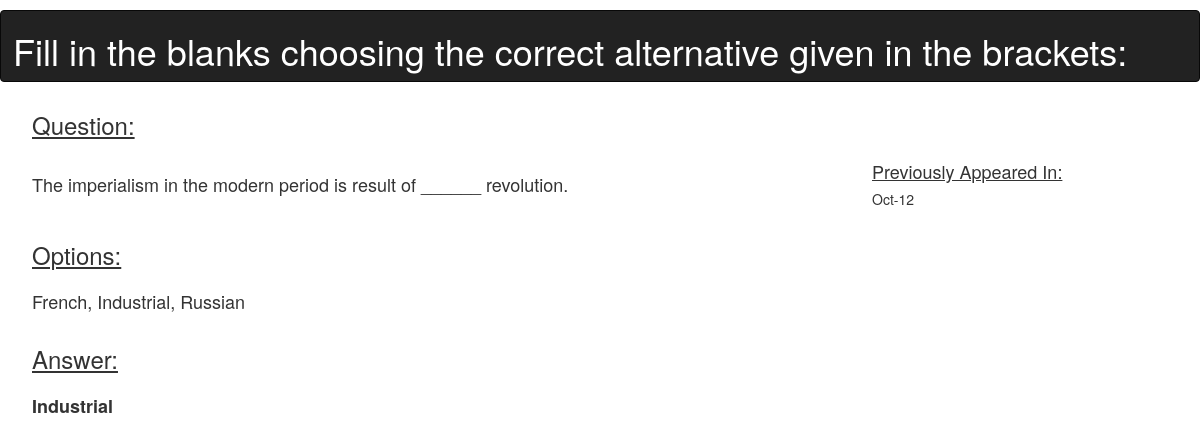
Screenshot of /moderator/f1/ with the database file from the repository.
### moderator/models.py (models this page shows, shortened)
class Question(models.Model):
    q = models.CharField(max_length=25)
    question = models.CharField(max_length=1000)
    prev_ppr = models.CharField(max_length=25, blank=True, null=True)
    options = models.CharField(max_length=500, blank=True, null=True)
    answer = models.CharField(max_length=5000)
    c_ky = models.CharField(max_length=500, blank=True, null=True)
    v_ky = models.CharField(max_length=500, blank=True, null=True)

### moderator/views.py (the view)
# urls.py: url(r'^f(?P<pk>[0-9]+)/$', views.FillInTheBlanksDetailView.as_view(), name='fill_in_the_blanks_detail'),
class FillInTheBlanksDetailView(generic.DetailView):
    model = Question
    template_name = 'moderator/fill_in_the_blanks_detail.html'

### moderator/templates/moderator/fill_in_the_blanks_detail.html (shortened to what this page needs)
{% load static %}
<!DOCTYPE html>
<html lang="en">
    <head>
        <link href="{% static 'css/bootstrap.min.css' %}" rel="stylesheet">
        <link rel="stylesheet" href="{% static 'css/sweetalert.css' %}" type="text/css">
        <link rel="stylesheet" href="{% static 'css/style8.css' %}">
    </head>
    <body>
    {% block content %}
        <nav class="navbar navbar-inverse">
            <div class="container_left">
                <h1 style="padding-left: 12px;">Fill in the blanks choosing the correct alternative given in the brackets:</h1>
            </div>
        </nav>
        <br><br><br><br>
        <table width="95%" align="center">
            <tr>
                <td>
                    <h3><u>Question:</u></h3>
                </td>
                <td></td>
                <td></td>
            </tr>
            <tr>
                <td>
                    <h4>{{ question.question }}</h4>
                </td>
                <td></td>
                <td>
                    <h4><u>Previously Appeared In:</u></h4>
                    <h5>{{ question.prev_ppr }}</h5>
                </td>
            </tr>
            <tr>
                <td><h3><u>Options:</u></h3></td>
            </tr>
            <tr>
                <td><h4>{{ question.options }}</h4></td>
            </tr>
            <tr>
                <td><h3><u>Answer:</u></h3></td>
            </tr>
            <tr>
                <td><h4><b>{{ question.answer }}</b></h4></td>
            </tr>
        </table>
    <br>
    {% endblock %}
    </body>
</html>

### student/static/css/style8.css (style rules this page uses)
table { vertical-align:middle; }
h1,h2 { color: white; }
.navbar { position:fixed; z-index: 100; width: 100%; }
td { padding: 2px; }
.container_left { float: left; }

### rows the page displays
Question: question "The imperialism in the modern period is result of ______ revolution.", prev_ppr "Oct-12", options "French, Industrial, Russian", answer "Industrial"
